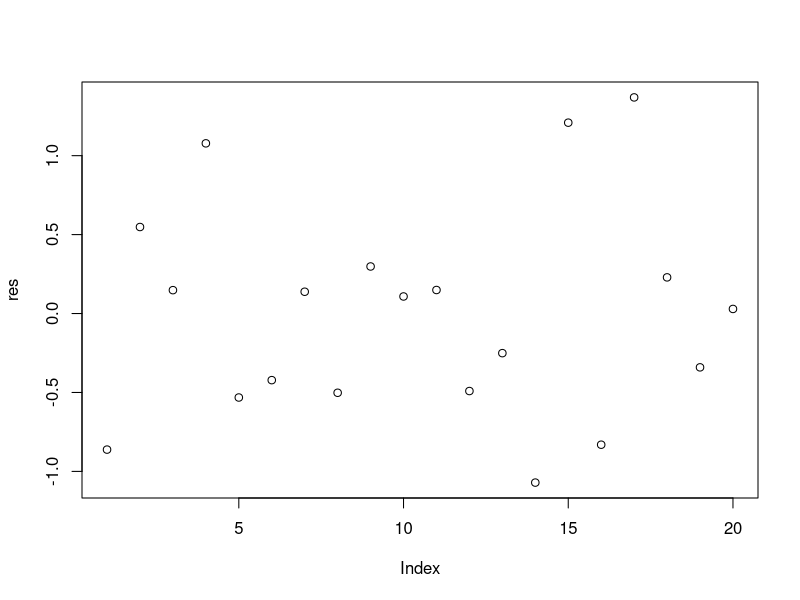

R code for this plot:
library(glmmTMB)

## Annette Dobson (1990) "An Introduction to Generalized Linear Models" pg 9.
ctl = c(4.17,5.58,5.18,6.11,4.50,4.61,5.17,4.53,5.33,5.14)
trt = c(4.81,4.17,4.41,3.59,5.87,3.83,6.03,4.89,4.32,4.69)
group = gl(2, 10, 20, labels = c("Ctl","Trt"))
weight = c(ctl, trt)
dat = data.frame(weight, group)
head(dat)

head(model.matrix(weight~group, dat))

tail(model.matrix(weight~group, dat))

(lm.D9 <- glmmTMB(weight ~ group, dat))

# for demonstration purposes, we can change the contrast
dat2 = transform(dat, group=factor(group, levels=c("Trt", "Ctl")))
(lm.D92 <- glmmTMB(weight ~ group, dat2))

# normal homoscedastic residuals
res = residuals(lm.D9)
plot(res)
